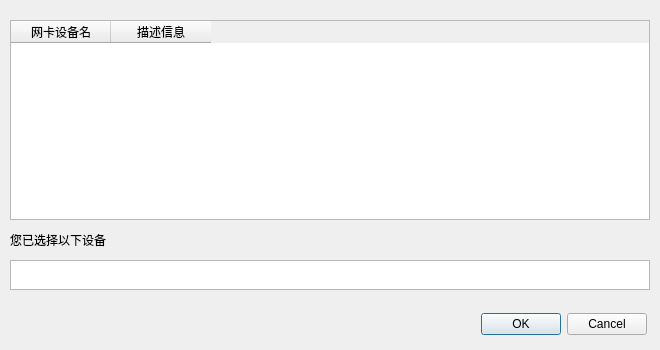
<?xml version="1.0" encoding="UTF-8"?>
<ui version="4.0">
 <class>NcDialog</class>
 <widget class="QDialog" name="NcDialog">
  <property name="geometry">
   <rect>
    <x>0</x>
    <y>0</y>
    <width>660</width>
    <height>350</height>
   </rect>
  </property>
  <property name="windowTitle">
   <string>网卡设备列表</string>
  </property>
  <widget class="QTableWidget" name="tableWidget">
   <property name="geometry">
    <rect>
     <x>10</x>
     <y>20</y>
     <width>640</width>
     <height>200</height>
    </rect>
   </property>
   <column>
    <property name="text">
     <string>网卡设备名</string>
    </property>
   </column>
   <column>
    <property name="text">
     <string>描述信息</string>
    </property>
   </column>
  </widget>
  <widget class="QTextBrowser" name="textBrowser">
   <property name="geometry">
    <rect>
     <x>10</x>
     <y>260</y>
     <width>640</width>
     <height>30</height>
    </rect>
   </property>
  </widget>
  <widget class="QLabel" name="label">
   <property name="geometry">
    <rect>
     <x>10</x>
     <y>230</y>
     <width>171</width>
     <height>20</height>
    </rect>
   </property>
   <property name="text">
    <string>您已选择以下设备</string>
   </property>
  </widget>
  <widget class="QDialogButtonBox" name="buttonBox">
   <property name="geometry">
    <rect>
     <x>480</x>
     <y>310</y>
     <width>167</width>
     <height>29</height>
    </rect>
   </property>
   <property name="standardButtons">
    <set>QDialogButtonBox::Cancel|QDialogButtonBox::Ok</set>
   </property>
  </widget>
 </widget>
 <resources/>
 <connections/>
</ui>
